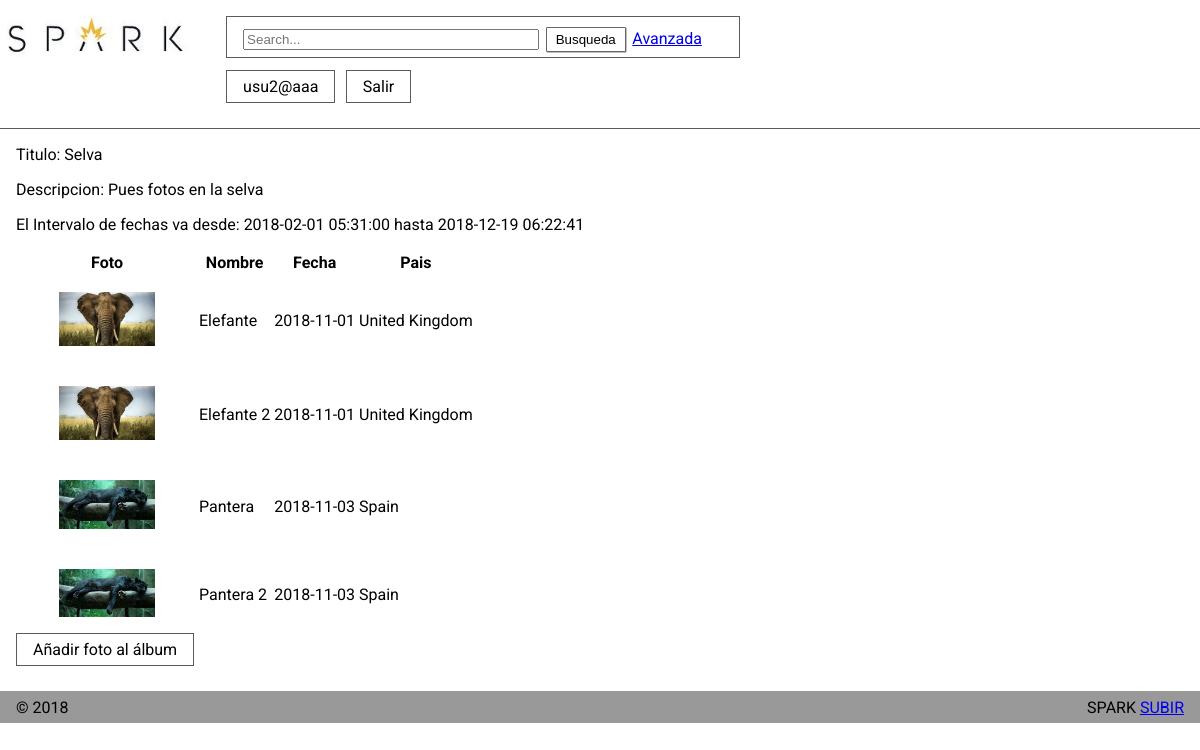
/album.php?titulo=Selva (signed in), run on the app's committed database.
### tables this page shows
CREATE TABLE `fotos` (
  `IdFoto` int(11) NOT NULL,
  `Titulo` text NOT NULL,
  `Descripcion` text NOT NULL,
  `Fecha` date NOT NULL,
  `Pais` int(11) NOT NULL,
  `Album` int(11) NOT NULL,
  `Fichero` text NOT NULL,
  `Alternativo` text NOT NULL,
  `FRegistro` datetime NOT NULL
);

CREATE TABLE `albumes` (
  `IdAlbum` int(11) NOT NULL,
  `Titulo` text NOT NULL,
  `Descripcion` text NOT NULL,
  `Usuario` int(11) NOT NULL
);

CREATE TABLE `paises` (
  `IdPais` int(11) NOT NULL,
  `NomPais` text NOT NULL
);

### album.php (the view, shortened to what this page needs)
<?php
include("sesionstart.php");
?>
<?php
include("include/cabecera.inc");
if(isset($_SESSION["user"])){
    include("include/header_logged.inc");
} else {
    include("include/header.inc");
}
?>
<?php
if(isset($_SESSION["user"])){
    $titulo = htmlspecialchars($_GET['titulo']);
    $sentencia = 'SELECT f.Titulo as titulofoto, a.Descripcion, u.NomUsuario, f.IdFoto, f.Fecha, a.Titulo as tituloalbum, p.NomPais, f.Fichero, f.Alternativo, a.IdAlbum
    FROM fotos f, albumes a, paises p, usuarios u
    WHERE u.IdUsuario = a.Usuario AND a.IdAlbum = f.Album AND f.Pais = p.IdPais AND (a.Titulo  LIKE "'.$titulo.'") ORDER BY f.fecha ASC';
    if(!($misalbumes = $mysqli->query($sentencia))) {
        echo "<p>Error al ejecutar la sentencia <b>$sentencia</b>: " . $mysqli->error;
        echo '</p>';
        exit;
    }else{
    }
    $fecha = 'SELECT max(FRegistro) as fechamin, min(FRegistro) as fechamax FROM fotos, albumes WHERE fotos.album = albumes.IdAlbum';
    $fechas = $mysqli->query($fecha);
    $fila1 = $fechas->fetch_assoc();
    echo '<main class="main_album"><table><tr>';
    echo '<p>Titulo: '.$titulo.'</p>';
    echo '<th>Foto</th><th>Nombre</th><th>Fecha</th><th>Pais</th>';
    echo '</tr>';
    $cont = 0;
    while($fila = $misalbumes->fetch_assoc()) {
        if($cont < 1){
            echo '<p>Descripcion: '.$fila["Descripcion"].'</p>';
            echo '<p>El Intervalo de fechas va desde: '.$fila1['fechamax'].' hasta '.$fila1['fechamin'].'</p>';
            $cont++;
        }
        echo '<tr>';
        echo '<td>
        <figure>
        <a href="detalle_foto.php?id='.$fila["IdFoto"].'">
        <img src="'.$fila["Fichero"].'" alt="[foto_not_found]">
        </a>
        </figure>
        </td>';
        echo '<td>'.$fila['titulofoto'].'</td>';
        echo '<td>'.$fila['Fecha'].'</td>';
        echo '<td>'.$fila['NomPais'].'</td>';
        echo '</tr>';
    }
    echo '</table><a id="anyadir_foto_album" href="anyadir_foto_album.php?album='.$titulo.'">Añadir foto al álbum</a></main>';
    ?>
    <?php
}else{
    echo '¡Vaya! parece que no estás loggeado <a href="registro.php">Accede ahora</a>';
}
require_once("include/fin.inc");
?>

### css/general.css (style rules this page uses)
html { overflow-y: scroll; min-width: 480px; max-width: 1200px; margin: auto; }
body { margin: 0px auto; max-width: 1920px; font-family: 'Roboto', sans-serif; }

### data on the page
fotos: Album.Descripcion "Pues fotos en la selva", fechamax "2018-02-01 05:31:00", fechamin "2018-12-19 06:22:41", Fichero (picture), Titulo "Elefante", Fecha "2018-11-01", Pais.NomPais "United Kingdom"
fotos: Fichero (picture), Titulo "Elefante 2", Fecha "2018-11-01", Pais.NomPais "United Kingdom"
fotos: Fichero (picture), Titulo "Pantera", Fecha "2018-11-03", Pais.NomPais "Spain"
fotos: Fichero (picture), Titulo "Pantera 2", Fecha "2018-11-03", Pais.NomPais "Spain"

### other printed values
$_SESSION["user"] "usu2@aaa"
$titulo "Selva"
